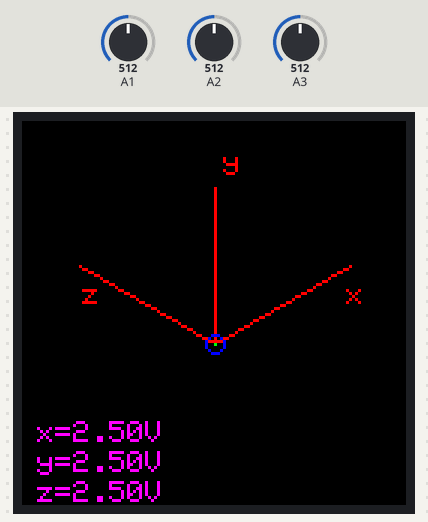
The sketch below on a simulated Arduino Uno, built with avr-gcc and run on an emulated ATmega328P. Parts: 128×128 colour display. Inputs (shaded band) come from the test bench; at power-on: A1 = 512, A2 = 512, A3 = 512.

Above: at 2.3 s.
2.4 s: A1 set to 520
At 4.2 s:
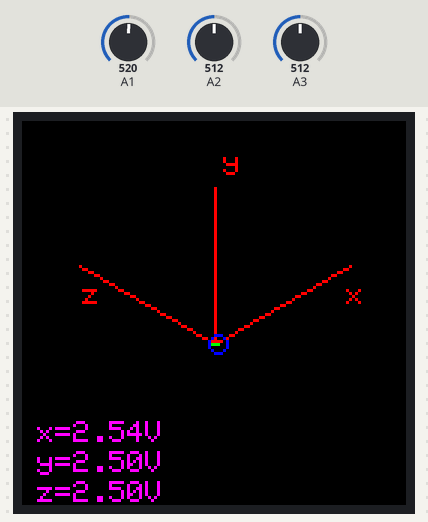
4.7 s: A2 set to 530
At 6.3 s:
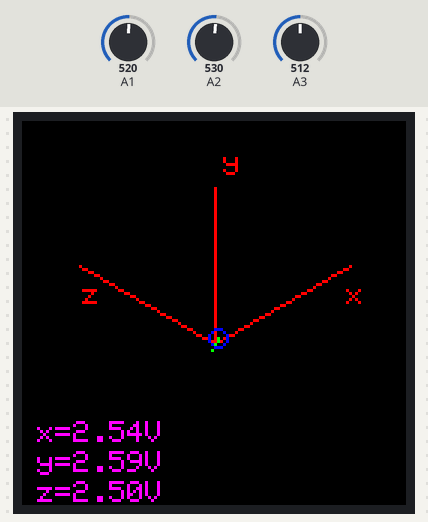
6.7 s: A3 set to 716
At 8.5 s:
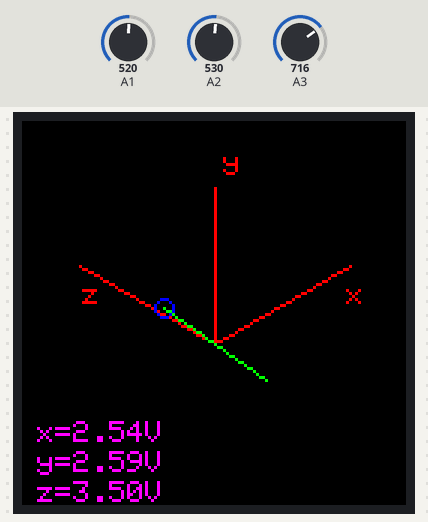
8.8 s: A1 set to 511
At 10.5 s:
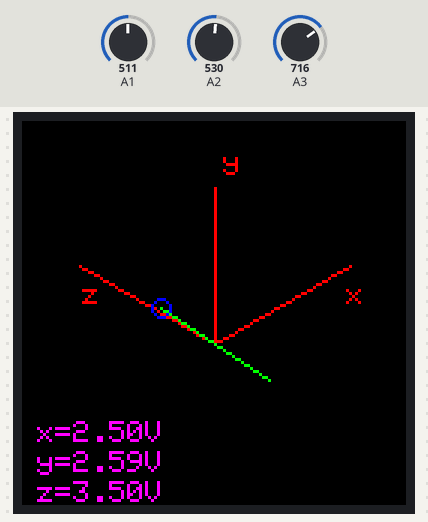
10.8 s: A2 set to 511
At 12.6 s:
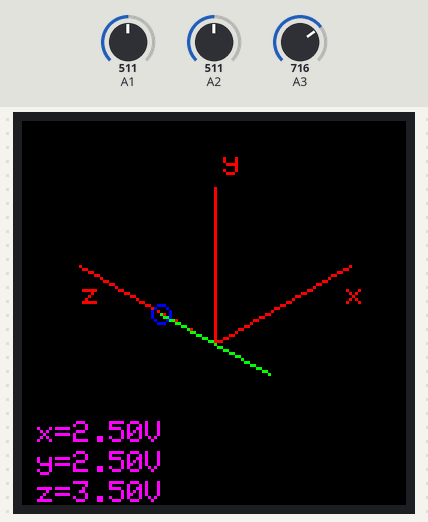
12.9 s: A3 set to 900
At 13.8 s:
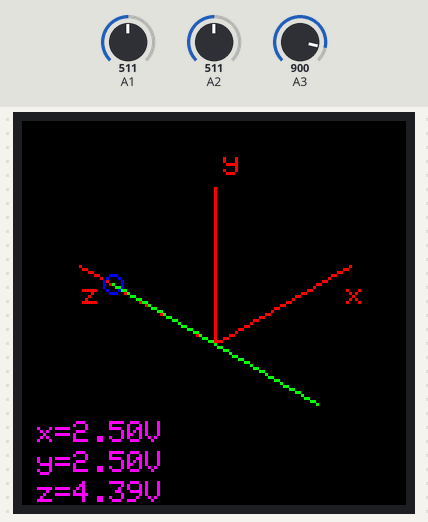
Timing chart, 0 to 15.9 s (numbered marks = the images above; inputs shaded):
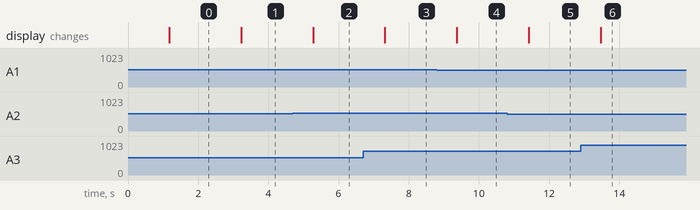

Measured:
- the behaviour switches between 513 and 514 on A1 (found by bisection; images 0 and 1)
- the behaviour switches between 515 and 516 on A2 (found by bisection; images 1 and 2)
- after the input at 2.4 s, the display: changes after 0.82 s (image 1)
- after the input at 4.7 s, the display: changes after 0.57 s (image 2)
- after the input at 6.7 s, the display: changes after 0.62 s (image 3)
- after the input at 8.8 s, the display: changes after 0.57 s (image 4)
- after the input at 10.8 s, the display: changes after 0.62 s (image 5)
- after the input at 12.9 s, the display: changes after 0.57 s (image 6)

The sketch:

magnet-display.ino
```cpp
//1-A1324(X) -> analogRead(A1) / 2-A1324(Y) -> analogRead(A2) / 3-A1324(Z) -> analogRead(A3)

  // 1.44" TFT(redboard)
  // Vin VCC -> 5V
  // GND -> GND
  // SCK -> Pin 13, SCK
  // SI SDA -> Pin 11, MOSI
  // TCS CS -> Pin 10
  // RST -> Pin 9
  // D/C A0 -> Pin 8
  // LED -> 5V


#include <Adafruit_GFX.h>    // Core graphics library
#include <Adafruit_ST7735.h> // Hardware-specific library for ST7735
#include <SPI.h>

// Color definitions
    #define BLACK    0x0000
    #define BLUE     0x001F
    #define RED      0xF800
    #define GREEN    0x07E0
    #define CYAN     0x07FF
    #define MAGENTA  0xF81F
    #define YELLOW   0xFFE0
    #define WHITE    0xFFFF

//Option 2, Arduino Uno or Arduino pro mini
       #define TFT_CS 10
       #define TFT_RST 9
       #define TFT_DC 8
       #define TFT_MOSI 11
       #define TFT_SCLK 13

   Adafruit_ST7735 tft = Adafruit_ST7735(TFT_CS, TFT_DC, TFT_RST);  //Adafruit_ST7735.h

//Shift the picture up by voffset so that it fits on the screen better.
#define voffset  10
//Zoom is the zoom factor. Use 1 for no zoom. Use 2, 3, or higher for zoom.
#define zoom 1

//Use Vcc=3.3V for the sensors with the MKR1010.
    //#define vcc 3.3
//Use Vcc=5.0V for the sensors with the UNO.
  #define vcc 5.0     //

void setup() {

  tft.initR(INITR_144GREENTAB);    // 1.44" TFT
  delay(1000);
}

void loop() {

  tft.fillScreen(BLACK);
  drawAxes3d();
  drawArrow3d(analogRead(A1), analogRead(A2), analogRead(A3) );
  delay(1000); //Lower this for faster refresh.
}


void drawAxes3d()
{

    uint16_t startxx,startyy,stopxx,stopyy;
    startxx= isometricxx(128, 0, 0);
    startyy=isometricyy(128,0,0, voffset);
    stopxx=64;
    stopyy=64+voffset;
    tft.drawLine(startxx,startyy, stopxx,stopyy, RED);
    startxx= isometricxx(0,128, 0);
    startyy=isometricyy(0,128,0,voffset);
    stopxx=64;
    stopyy=64+voffset;
    tft.drawLine(startxx,startyy, stopxx,stopyy, RED);
    startxx= isometricxx(0,0,128);
    startyy=isometricyy(0,0,128, voffset);
    stopxx=64;
    stopyy=64+voffset;
    tft.drawLine(startxx,startyy, stopxx,stopyy, RED);
    tft.drawChar(108, 54, 'x', RED, BLACK, 1);
    tft.drawChar(67, 10, 'y', RED, BLACK,1);
    tft.drawChar(20, 54, 'z', RED, BLACK,1);


}


void drawArrow3d(int inxx, int inyy, int inzz)
{
  //Inputs inxx, inyy and inzz range 0 to 1023
  //which correspond to voltages 0 to 3.3V or 0 to 5V.
  //The vector should be centered.
  int onexx,oneyy,onezz;
  int ppxx,ppyy,ppzz;
  int qqxx,qqyy,qqzz;

  //Find the endpoints of the arrow.

  //zoom is a zoom factor defined at the top of the program.
  //onexx, oneyy, and onezz range -128 to 128.
  onexx=zoom*(inxx-512)/4;
  oneyy=zoom*(inyy-512)/4;
  onezz=zoom*(inzz-512)/4;

  //ppxx and ppyy are the start of the arrow, and qqxx and qqyy are the end.
  ppxx=isometricxx(onexx,oneyy,onezz);
  ppyy=isometricyy(onexx,oneyy,onezz,voffset);
  qqxx=isometricxx(-1*onexx,-1*oneyy,-1*onezz);
  qqyy=isometricyy(-1*onexx,-1*oneyy,-1*onezz,voffset);

  //Draw the arrow with a circle for the tip.
  tft.drawLine(ppxx,ppyy,qqxx,qqyy, GREEN);
  tft.drawCircle(ppxx,ppyy, 3, BLUE);


  //Now print the voltage on the bottom of the screen
  String volts;
  double vxx,vyy,vzz;
  //Convert from the ADC value to a voltage;
  vxx=inxx*vcc/1024.0;
  vyy=inyy*vcc/1024.0;
  vzz=inzz*vcc/1024.0;
  tft.setTextColor(MAGENTA);
  tft.setTextSize(1);
  tft.setTextWrap(true);
  tft.setCursor(5,100);
  volts="x=";
  volts=volts+vxx;
  volts=volts+"V";
  tft.println(volts);
  tft.setCursor(5,110);
  volts="y=";
  volts=volts+vyy;
  volts=volts+"V";
  tft.println(volts);
  tft.setCursor(5,120);
  volts="z=";
  volts=volts+vzz;
  volts=volts+"V";
  tft.println(volts);

}


int isometricxx(double inxx, double inyy, double inzz)
{
   double outxx;
   int outpixelxx;
   outxx=(inxx-inzz)/sqrt(2);
   outpixelxx=round((outxx/2)+64);
   return outpixelxx;
}


int isometricyy(double inxx, double inyy, double inzz, int offset)
{
   double outyy;
   int outpixelyy;
   outyy=-(inxx+2*inyy+inzz)/sqrt(6);
   outpixelyy=round((outyy/2)+64+voffset);
   return outpixelyy;
}
```
